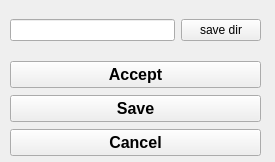
<?xml version="1.0" encoding="UTF-8"?>
<ui version="4.0">
 <class>OutputSaveDirInputConfigWindow</class>
 <widget class="QWidget" name="OutputSaveDirInputConfigWindow">
  <property name="geometry">
   <rect>
    <x>0</x>
    <y>0</y>
    <width>275</width>
    <height>162</height>
   </rect>
  </property>
  <property name="windowTitle">
   <string>Output File Path Configuration</string>
  </property>
  <widget class="QWidget" name="gridLayoutWidget">
   <property name="geometry">
    <rect>
     <x>10</x>
     <y>0</y>
     <width>251</width>
     <height>61</height>
    </rect>
   </property>
   <layout class="QGridLayout" name="gridLayout">
    <item row="0" column="1">
     <widget class="QLineEdit" name="lineedit_filepath"/>
    </item>
    <item row="0" column="2">
     <widget class="QPushButton" name="pushbutton_output_save_dir">
      <property name="text">
       <string>save dir</string>
      </property>
     </widget>
    </item>
   </layout>
  </widget>
  <widget class="QWidget" name="verticalLayoutWidget">
   <property name="geometry">
    <rect>
     <x>10</x>
     <y>60</y>
     <width>251</width>
     <height>98</height>
    </rect>
   </property>
   <layout class="QVBoxLayout" name="verticalLayout">
    <item>
     <widget class="QPushButton" name="pushbutton_accept">
      <property name="font">
       <font>
        <pointsize>12</pointsize>
        <weight>75</weight>
        <bold>true</bold>
       </font>
      </property>
      <property name="text">
       <string>Accept</string>
      </property>
     </widget>
    </item>
    <item>
     <widget class="QPushButton" name="pushbutton_save">
      <property name="font">
       <font>
        <pointsize>12</pointsize>
        <weight>75</weight>
        <bold>true</bold>
       </font>
      </property>
      <property name="text">
       <string>Save</string>
      </property>
     </widget>
    </item>
    <item>
     <widget class="QPushButton" name="pushbutton_cancel">
      <property name="font">
       <font>
        <pointsize>12</pointsize>
        <weight>75</weight>
        <bold>true</bold>
       </font>
      </property>
      <property name="text">
       <string>Cancel</string>
      </property>
     </widget>
    </item>
   </layout>
  </widget>
 </widget>
 <resources/>
 <connections/>
</ui>
